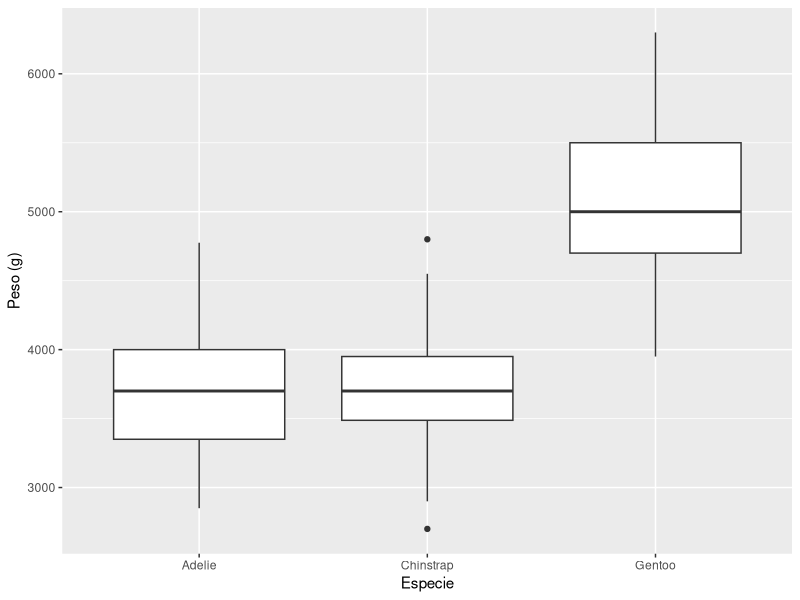
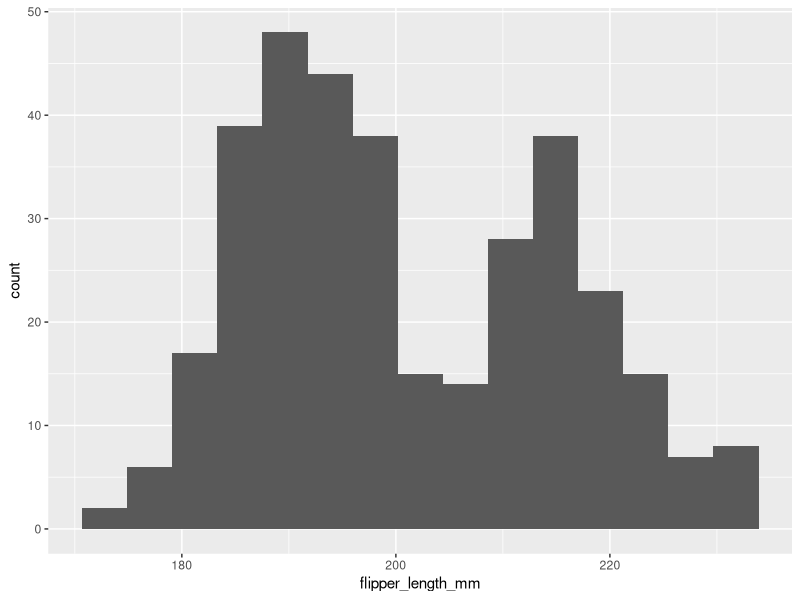

Reproduce these figures in R, in order.
## ---- chunk 1
library(tidyverse)
library(palmerpenguins)
## ---- chunk 2
notas <- c(6.5, 8, 5.5, 9, 7)
mean(notas)
max(notas)
## ---- chunk 3
dim(penguins)
head(penguins)
## ---- chunk 4
penguins |>
  group_by(species) |>
  summarise(peso_medio = mean(body_mass_g, na.rm = TRUE))
## ---- chunk 5
#| label: fig-pinguinos
#| fig-cap: "Peso corporal según la especie."
ggplot(penguins, aes(x = species, y = body_mass_g)) +
  geom_boxplot(na.rm = TRUE) +
  labs(x = "Especie", y = "Peso (g)")
## ---- chunk 6
cv <- function(x, na.rm = TRUE) sd(x, na.rm = na.rm) / mean(x, na.rm = na.rm)
penguins |>
  group_by(species) |>
  summarise(cv_peso = cv(body_mass_g))
## ---- chunk 7
A <- matrix(c(2, 1, 1, 3), nrow = 2, byrow = TRUE)
b <- c(5, 10)
x <- solve(A, b)
x
A %*% x
## ---- chunk 8
v <- runif(1e5)
suma_bucle <- 0
for (i in seq_along(v)) suma_bucle <- suma_bucle + v[i]^2
all.equal(suma_bucle, sum(v^2))
## ---- chunk 9
# 1
edades <- c(20, 25, 31, 22, 28)
median(edades)

# 2
table(penguins$island)

# 3
penguins |>
  group_by(species) |>
  summarise(pico_medio = mean(bill_length_mm, na.rm = TRUE))

# 4
ggplot(penguins, aes(x = flipper_length_mm)) +
  geom_histogram(bins = 15, na.rm = TRUE)

# 5
limites_iqr <- function(x) {
  q <- quantile(x, c(0.25, 0.75), na.rm = TRUE)
  c(inf = q[[1]] - 1.5 * diff(q), sup = q[[2]] + 1.5 * diff(q))
}
limites_iqr(penguins$body_mass_g)

# 6
A <- rbind(c(1, 1, 1), c(0, 2, 5), c(2, 5, -1))
solve(A, c(6, -4, 27))

# 7
x <- c(4, 8, 6, 5, 3)
s <- 0; for (v in x) s <- s + v
m <- s / length(x)
ss <- 0; for (v in x) ss <- ss + (v - m)^2
c(m, ss / (length(x) - 1))
c(mean(x), var(x))

# 8
set.seed(1)
suma <- sample(1:6, 1000, replace = TRUE) + sample(1:6, 1000, replace = TRUE)
table(suma)
